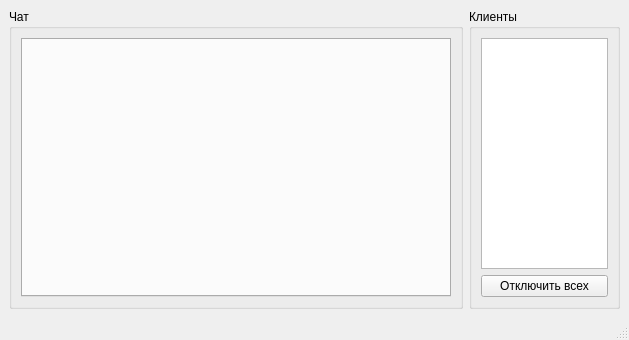
<?xml version="1.0" encoding="UTF-8"?>
<ui version="4.0">
 <class>MainWindow</class>
 <widget class="QMainWindow" name="MainWindow">
  <property name="geometry">
   <rect>
    <x>0</x>
    <y>0</y>
    <width>629</width>
    <height>340</height>
   </rect>
  </property>
  <property name="windowTitle">
   <string>Server</string>
  </property>
  <widget class="QWidget" name="centralwidget">
   <layout class="QHBoxLayout" name="horizontalLayout" stretch="3,1">
    <item>
     <widget class="QGroupBox" name="grpChats">
      <property name="title">
       <string>Чат</string>
      </property>
      <layout class="QVBoxLayout" name="verticalLayout_2">
       <item>
        <widget class="QTabWidget" name="tbClientsChat">
         <property name="tabsClosable">
          <bool>true</bool>
         </property>
        </widget>
       </item>
      </layout>
     </widget>
    </item>
    <item>
     <widget class="QGroupBox" name="grpClients">
      <property name="title">
       <string>Клиенты</string>
      </property>
      <layout class="QVBoxLayout" name="verticalLayout">
       <item>
        <widget class="QListWidget" name="lstClients"/>
       </item>
       <item>
        <widget class="QPushButton" name="pushButton">
         <property name="text">
          <string>Отключить всех</string>
         </property>
        </widget>
       </item>
      </layout>
     </widget>
    </item>
   </layout>
  </widget>
  <widget class="QMenuBar" name="menubar">
   <property name="geometry">
    <rect>
     <x>0</x>
     <y>0</y>
     <width>629</width>
     <height>21</height>
    </rect>
   </property>
  </widget>
  <widget class="QStatusBar" name="statusbar"/>
 </widget>
 <resources/>
 <connections/>
</ui>
